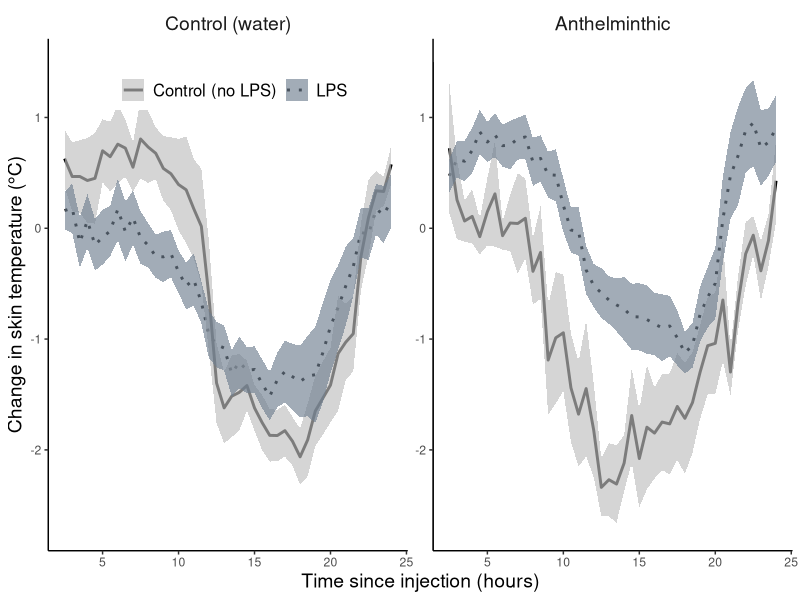
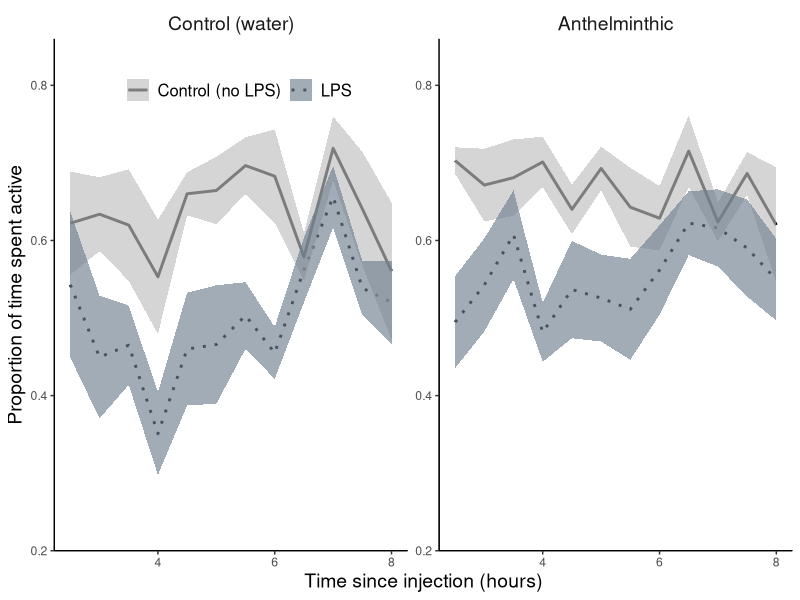

The R script that drew these images, in order:
library(ggplot2)
library(grid)
library(dplyr)
require(RColorBrewer)

#read in data
temp<- read.csv("Temp_data_for_figure2.csv")
act<-read.csv("Act_data_for_figure3.csv")

#look at names and make sure data all look right
head(temp)
head(act)

#change name of hours column in act data to match the temp data
colnames(act)[1]<-"hours_since_inj"

#combine act and temp
tempact<-right_join(act, temp, by = c("hours_since_inj", "trt"))
dim(temp) #176 8
dim(act) #60 10
dim(tempact) #176 16


#get rid of unnecessary columns
tempact2<-tempact %>%
  select(hours_since_inj, act_mean, act_ses, meanANDse.x, meanMINUSse.x, tch_avs, tch_ses, meanANDse.y, meanMINUSse.y, trt, fenlevel, lpslevel)

#break the trt column into seperate treatment columns
tempact2$fenlevel = substr(tempact2$trt,1,1)
tempact2$lpslevel = substr(tempact2$trt,3,3)

#rename columns to make it easier to read
colnames(tempact2)[4]<-"upper_se_act"
colnames(tempact2)[5]<-"lower_se_act"
colnames(tempact2)[6]<-"av_temp_change"
colnames(tempact2)[7]<-"se_temp_change"
colnames(tempact2)[8]<-"upper_se_temp"
colnames(tempact2)[9]<-"lower_se_temp"
colnames(tempact2)[10]<-"trt"
colnames(tempact2)[11]<-"fen"
colnames(tempact2)[12]<-"lps"

#make the fen and lps columns factors, rename the levels, and put them in the order you want them to display in the graph
tempact2$lps<-as.factor(tempact2$lps)
levels(tempact2$lps)
tempact2$lps<-factor(tempact2$lps, labels = c("Control (no LPS)","LPS"))
tempact2$lps<-ordered(tempact2$lps,levels = c("Control (no LPS)", "LPS"))

tempact2$fen<-as.factor(tempact2$fen)
levels(tempact2$fen)
tempact2$fen<-factor(tempact2$fen, labels = c("Control (water)","Anthelminthic"))
tempact2$fen<-ordered(tempact2$fen, levels =c("Control (water)", "Anthelminthic"))

#=====================================================================================================

#separate graphs
tempplot<-tempact2 %>%
  select(hours_since_inj, av_temp_change, upper_se_temp, lower_se_temp, lps, fen) %>%
  na.omit() %>%
  ggplot() +
  facet_wrap(~fen, scales = "free")+
  geom_line(aes(x = hours_since_inj, y = av_temp_change, group= lps, linetype = lps),size=1) +
  geom_ribbon(aes(x = hours_since_inj, ymin = lower_se_temp, ymax= upper_se_temp, fill = lps),alpha=0.65)+
  ylim(-2.7,1.5)+
  scale_linetype_manual(values = c(1,3))+
  scale_fill_manual(values = c("gray","slategray")) +
  theme(legend.title = element_blank(),
        legend.direction = "horizontal",
        legend.position = c(0.25,0.9),
        legend.text = element_text(size = 12),
        strip.background = element_blank(),
        strip.text = element_text(size = 14),
        axis.line = element_line(),
        axis.title = element_text(size = 14),
         panel.background = element_blank())+
  annotate("segment", x=-Inf, xend=Inf, y=-Inf, yend=-Inf)+
  annotate("segment", x=-Inf, xend=-Inf, y=-Inf, yend=1.5)+
  labs(x = "Time since injection (hours)", y = "Change in skin temperature (°C)")+
  theme(plot.title = element_text(hjust = 0.5))

tempplot


# tiff("Figure2.tiff", units="in", width=6.5, height=7, res=300)
# tempplot
# dev.off()

actplot<-tempact2 %>%
  select(hours_since_inj, act_mean, upper_se_act, lower_se_act, fen, lps) %>%
  filter(hours_since_inj<8.5)%>%
  na.omit() %>%
  ggplot() +
  facet_wrap(~fen, scales = "free")+
  ylim(0.23,0.83)+
  geom_line(aes(x = hours_since_inj, y = act_mean, group= lps, linetype = lps), size=1) +
  geom_ribbon(aes(x = hours_since_inj, ymin = lower_se_act, ymax= upper_se_act, fill = lps), alpha=0.65)+
  scale_linetype_manual(values = c(1,3))+
  scale_fill_manual(values = c("gray","slategray")) +
  theme(strip.background = element_blank(),
        strip.text = element_text(size = 14),
        legend.title = element_blank(),
        legend.direction = "horizontal",
        legend.position = c(0.25,0.9),
        legend.text = element_text(size = 12),
        axis.line = element_line(),
        axis.title = element_text(size = 14),
        axis.title.y = element_text(size = 14),
        panel.background = element_blank())+
  annotate("segment", x=-Inf, xend=Inf, y=-Inf, yend=-Inf)+
  annotate("segment", x=-Inf, xend=-Inf, y=-Inf, yend=0.8)+
  labs(x="Time since injection (hours)", y = "Proportion of time spent active")
actplot 

# tiff("Figure3.tiff", units="in", width=6.5, height=7, res=300)
# actplot 
# dev.off()


